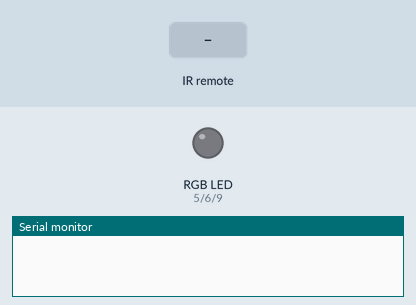
Simulated run of this sketch. Board: Arduino Uno, built with avr-gcc and run on an emulated ATmega328P. On the bench: an RGB LED mixed from three pins (HIGH = lit), the last lines printed to the serial monitor. The test bench sets the inputs (shaded band). Dim RGB values are drawn brighter than linear.

Above: at 1.2 s.
1.3 s: infrared code 0xFF30CF received
At 2.3 s:
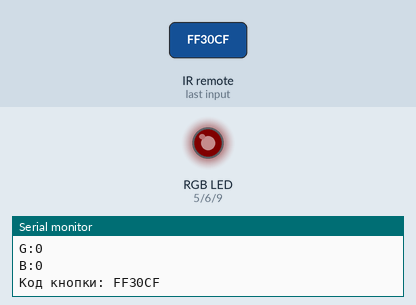
2.8 s: infrared code 0xFF10EF received
At 3.5 s:
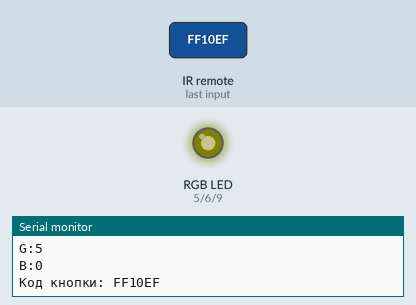
4.3 s: infrared code 0xFF18E7 received
At 4.6 s:
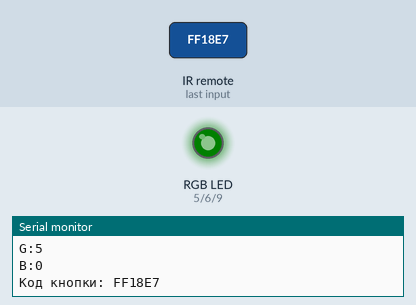
5.8 s: infrared code 0xFF42BD received
At 7.0 s:
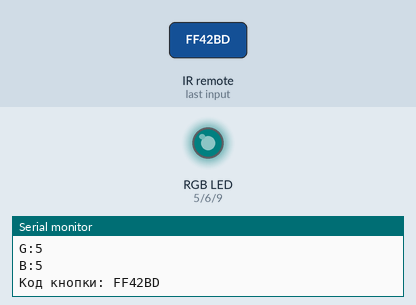
7.3 s: infrared code 0xFF38C7 received
At 8.1 s:
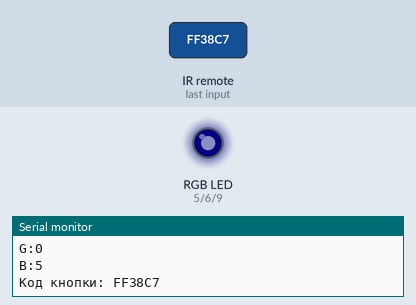
8.8 s: infrared code 0xFF18E7 received
At 9.2 s:
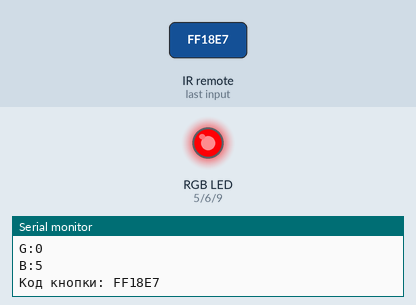
Timing chart, 0 to 11.3 s (numbered marks = the images above; inputs shaded):
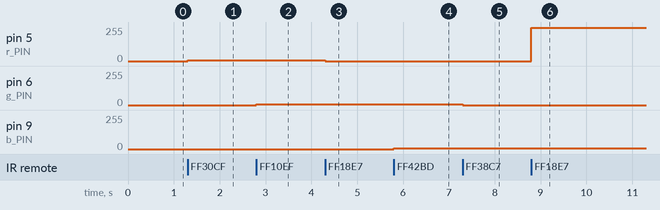

The sketch:

RGB_PWM.ino
```cpp
/*скетч управления RGB-диодом с помощью пульта и IR-приемника
 * кнопки 1,4,7 увеличивают интенсивность красного, зеленого и синего сответственно
 * кнопки 2, 5, 8 - уменьшают
 * кнопки 3, 6, 9 - устанавливают в значении 0
 */


#include "IRremote.h"//подключаем библиотеку

IRrecv irrecv(3); // указываем вывод, к которому подключен приемник

//----Задаем номера пинов----
//
byte r_PIN = 5;
byte g_PIN = 6;
byte b_PIN = 9;

//----Устанавливаем начальные значения переменных-----
//
byte red = 0;
byte green = 0;
byte blue = 0;

//----вызов класса decode_results из подключеной библиотеки----
//
decode_results results;

void setup() {
  Serial.begin(9600); // выставляем скорость COM порта, для отладки
  irrecv.enableIRIn(); // запускаем прием
  //----Настраиваем режимы работы пинов----
  pinMode(r_PIN, OUTPUT);
  pinMode(g_PIN, OUTPUT);
  pinMode(b_PIN, OUTPUT);
  //----Задаем начальные значения на пинах----
  analogWrite(r_PIN, red);
  analogWrite(g_PIN, green);
  analogWrite(b_PIN, blue);
}

void loop() {

  if (irrecv.decode( &results )) { // если данные пришли

    switch (results.value) {

      //----красный-----
      case 0xFF30CF://кнопка 1
        red = red + 5;
        analogWrite(r_PIN, red);
        break;
      case 0xFF18E7://кнопка 2
        red = red - 5;
        analogWrite(r_PIN, red);
        break;
      case 0xFF7A85://кнопка 3
        red = 0;//сброс цвета
        analogWrite(r_PIN, red);
        break;

      //----зеленый----
      case 0xFF10EF://кнопка 4
        green = green + 5;
        analogWrite(g_PIN, green);
        break;
      case 0xFF38C7://кнопка 5
        green = green - 5;
        analogWrite(g_PIN, green);
        break;
      case 0xFF5AA5://кнопка 6
        green = 0;//сброс цвета
        analogWrite(g_PIN, green);
        break;

      //----синий----
      case 0xFF42BD://кнопка 7
        blue = blue + 5;
        analogWrite(b_PIN, blue);
        break;
      case 0xFF4AB5://кнопка 8
        blue = blue - 5;
        analogWrite(b_PIN, blue);
        break;
      case 0xFF52AD://кнопка 9
        blue = 0;//сброс цвета
        analogWrite(b_PIN, blue);
        break;
    }
    //------Отладка------
    //--Вывод кода цвета--
    Serial.print("R:");
    Serial.println(red);
    Serial.print("G:");
    Serial.println(green);
    Serial.print("B:");
    Serial.println(blue);
    //----коды кнопок----
    Serial.print("Код кнопки: ");
    Serial.println( results.value, HEX );
    //----Конец отладки-----

    irrecv.resume(); // принимаем следующую команду
  }
}
```

Measured:
- after the input at 1.3 s, pin 5 (r_PIN): 0/255 → 5/255 at once
- after the input at 2.8 s, pin 6 (g_PIN): 0/255 → 5/255 at once
- after the input at 4.3 s, pin 5 (r_PIN): 5/255 → 0/255 at once
- after the input at 5.8 s, pin 9 (b_PIN): 0/255 → 5/255 at once
- after the input at 7.3 s, pin 6 (g_PIN): 5/255 → 0/255 at once
- after the input at 8.8 s, pin 5 (r_PIN): 0/255 → 251/255 at once
